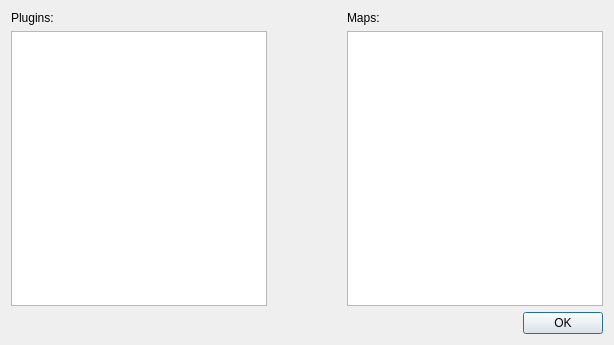
<?xml version="1.0" encoding="UTF-8"?>
<ui version="4.0">
 <class>MPDialog</class>
 <widget class="QDialog" name="MPDialog">
  <property name="geometry">
   <rect>
    <x>0</x>
    <y>0</y>
    <width>614</width>
    <height>345</height>
   </rect>
  </property>
  <property name="windowTitle">
   <string>Dialog</string>
  </property>
  <layout class="QVBoxLayout" name="verticalLayout_4">
   <item>
    <layout class="QVBoxLayout" name="verticalLayout_3">
     <item>
      <layout class="QHBoxLayout" name="horizontalLayout_2">
       <item>
        <layout class="QVBoxLayout" name="verticalLayout">
         <item>
          <widget class="QLabel" name="label">
           <property name="text">
            <string>Plugins:</string>
           </property>
          </widget>
         </item>
         <item>
          <widget class="QListWidget" name="plugin_list"/>
         </item>
        </layout>
       </item>
       <item>
        <spacer name="horizontalSpacer_2">
         <property name="orientation">
          <enum>Qt::Horizontal</enum>
         </property>
         <property name="sizeHint" stdset="0">
          <size>
           <width>40</width>
           <height>20</height>
          </size>
         </property>
        </spacer>
       </item>
       <item>
        <layout class="QVBoxLayout" name="verticalLayout_2">
         <item>
          <widget class="QLabel" name="label_2">
           <property name="text">
            <string>Maps:</string>
           </property>
          </widget>
         </item>
         <item>
          <widget class="QListWidget" name="map_list"/>
         </item>
        </layout>
       </item>
      </layout>
     </item>
     <item>
      <layout class="QHBoxLayout" name="horizontalLayout">
       <item>
        <spacer name="horizontalSpacer">
         <property name="orientation">
          <enum>Qt::Horizontal</enum>
         </property>
         <property name="sizeHint" stdset="0">
          <size>
           <width>40</width>
           <height>20</height>
          </size>
         </property>
        </spacer>
       </item>
       <item>
        <widget class="QPushButton" name="ok_button">
         <property name="text">
          <string>OK</string>
         </property>
        </widget>
       </item>
      </layout>
     </item>
    </layout>
   </item>
  </layout>
 </widget>
 <resources/>
 <connections>
  <connection>
   <sender>ok_button</sender>
   <signal>pressed()</signal>
   <receiver>MPDialog</receiver>
   <slot>accept()</slot>
   <hints>
    <hint type="sourcelabel">
     <x>560</x>
     <y>318</y>
    </hint>
    <hint type="destinationlabel">
     <x>306</x>
     <y>172</y>
    </hint>
   </hints>
  </connection>
 </connections>
</ui>
